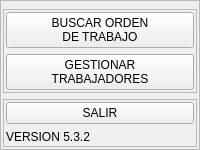
     <widget class="QFrame" name="left_container">
      <property name="minimumSize">
       <size>
        <width>150</width>
        <height>0</height>
       </size>
      </property>
      <property name="maximumSize">
       <size>
        <width>200</width>
        <height>16777215</height>
       </size>
      </property>
      <property name="frameShape">
       <enum>QFrame::StyledPanel</enum>
      </property>
      <property name="frameShadow">
       <enum>QFrame::Raised</enum>
      </property>
      <layout class="QVBoxLayout" name="verticalLayout_4">
       <property name="leftMargin">
        <number>2</number>
       </property>
       <property name="topMargin">
        <number>2</number>
       </property>
       <property name="rightMargin">
        <number>2</number>
       </property>
       <property name="bottomMargin">
        <number>2</number>
       </property>
       <item>
        <widget class="QFrame" name="frame_3">
         <property name="frameShape">
          <enum>QFrame::StyledPanel</enum>
         </property>
         <property name="frameShadow">
          <enum>QFrame::Raised</enum>
         </property>
         <widget class="QLabel" name="lb_logo">
          <property name="geometry">
           <rect>
            <x>20</x>
            <y>40</y>
            <width>111</width>
            <height>91</height>
           </rect>
          </property>
          <property name="text">
           <string>icon</string>
          </property>
          <property name="scaledContents">
           <bool>true</bool>
          </property>
         </widget>
        </widget>
       </item>
       <item>
        <widget class="QFrame" name="frame_2">
         <property name="frameShape">
          <enum>QFrame::StyledPanel</enum>
         </property>
         <property name="frameShadow">
          <enum>QFrame::Raised</enum>
         </property>
         <layout class="QVBoxLayout" name="verticalLayout_3">
          <property name="leftMargin">
           <number>2</number>
          </property>
          <property name="topMargin">
           <number>2</number>
          </property>
          <property name="rightMargin">
           <number>2</number>
          </property>
          <property name="bottomMargin">
           <number>2</number>
          </property>
          <item>
           <widget class="QPushButton" name="btn_buscar">
            <property name="text">
             <string>BUSCAR ORDEN 
DE TRABAJO</string>
            </property>
            <property name="autoDefault">
             <bool>false</bool>
            </property>
            <property name="default">
             <bool>false</bool>
            </property>
            <property name="flat">
             <bool>false</bool>
            </property>
           </widget>
          </item>
          <item>
           <widget class="QPushButton" name="btn_gestion">
            <property name="text">
             <string>GESTIONAR
TRABAJADORES</string>
            </property>
           </widget>
          </item>
         </layout>
        </widget>
       </item>
       <item>
        <widget class="QFrame" name="frame">
         <property name="frameShape">
          <enum>QFrame::StyledPanel</enum>
         </property>
         <property name="frameShadow">
          <enum>QFrame::Raised</enum>
         </property>
         <layout class="QVBoxLayout" name="verticalLayout_2">
          <property name="leftMargin">
           <number>2</number>
          </property>
          <property name="topMargin">
           <number>2</number>
          </property>
          <property name="rightMargin">
           <number>2</number>
          </property>
          <property name="bottomMargin">
           <number>2</number>
          </property>
          <item>
           <widget class="QPushButton" name="btn_salir">
            <property name="maximumSize">
             <size>
              <width>16777215</width>
              <height>50</height>
             </size>
            </property>
            <property name="text">
             <string>SALIR</string>
            </property>
           </widget>
          </item>
          <item>
           <widget class="QLabel" name="label_3">
            <property name="maximumSize">
             <size>
              <width>16777215</width>
              <height>50</height>
             </size>
            </property>
            <property name="text">
             <string>VERSION 5.3.2</string>
            </property>
           </widget>
          </item>
         </layout>
        </widget>
       </item>
      </layout>
     </widget>
